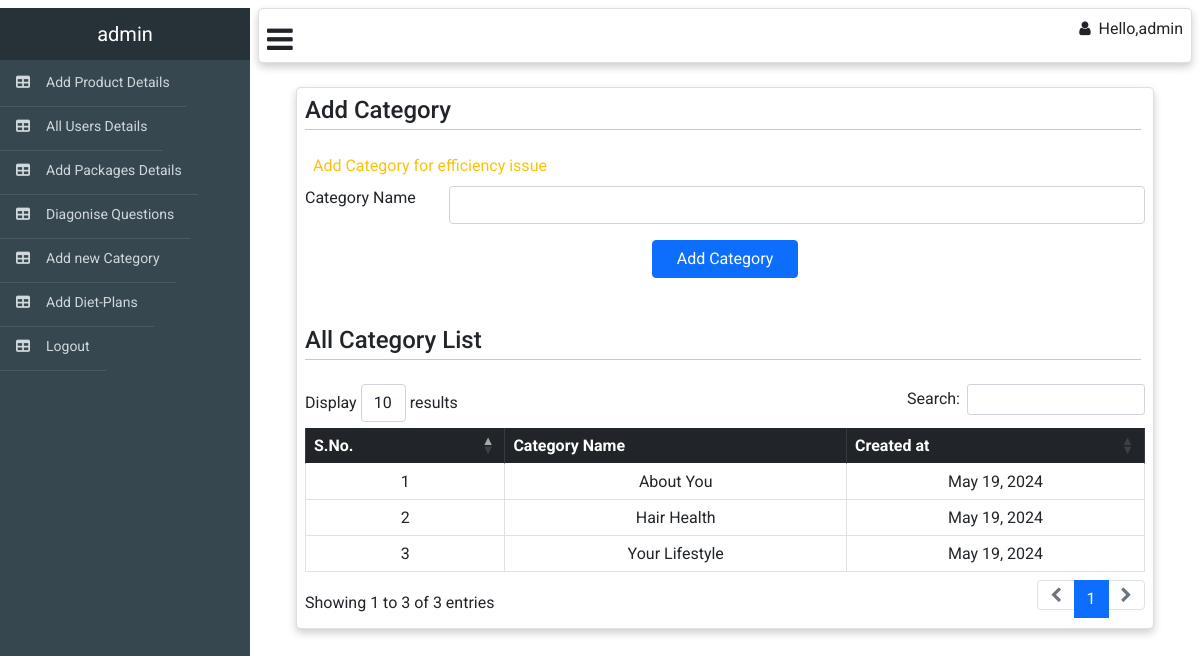
Screenshot of /web_admin/add-category (signed in) with the database file from the repository.
### web_admin/models.py (models this page shows)
class category(models.Model):
    name =models.CharField(max_length=50)
    is_active = models.BooleanField(default=True)
    created_at = models.DateTimeField(auto_now_add=True)
    updated_at = models.DateTimeField(auto_now=True)

### web_admin/views.py (the view, shortened to what this page needs)
# urls.py: path('add-category',AddCategory.as_view(),name='add-category'),
class AddCategory(APIView):
    model = category
    template_name = "add_category.html"
    def get(self,request,*args, **kwargs):
        list = self.model.objects.all()
        context={'list':list}
        return render(request,self.template_name,context)

### web_admin/templates/add_category.html (shortened to what this page needs)
{% extends "web_adminbase.html" %} {% block body %}{% load static %}
<div class="m-4">
  <div class="card me-6 p-2" style="width: auto">
    <h4 class="m-0 p-0">
      Add Category
      <hr class="hr p-0 mt-1 me-1" />
    </h4>
    <form
      action="/web_admin/add-category"
      method="post"
      enctype="multipart/form-data"
    >
      <marquee class="text-warning m-2 font-weight-bold"> Add Category for efficiency issue </marquee>
      <div class="form-group row mt-2">
        <label for="" class="col-sm-2 form-control-label">Category Name </label>
        <div class="col-sm-10">
          <input type="text" name="name" id="alias-textbox" class="form-control" />
        </div>
      </div>
      <div class="d-flex justify-content-center mt-2">
        <button type="submit" class="btn btn-primary pe-4 ps-4 m-2">
          Add Category
        </button>
      </div>
    </form>
    <h4 class="mt-4 p-0">
      All Category List
      <hr class="hr p-0 mt-1 me-1" />
    </h4>
    <table
      id="example"
      class="table table-bordered text-center"
      style="width: 100%"
    >
      <thead class="table-dark text-center">
        <tr class="p-3 text-center">
          <th>S.No.</th>
          <th>Category Name</th>
          <th>Created at</th>
        </tr>
      </thead>
      <tbody>
        {% for obj in list %}
        <tr>
          <td>{{forloop.counter}}</td>
          <td>{{obj.name}}</td>
          <td>{{obj.created_at|date}}</td>
        </tr>
        {% endfor %}
      </tbody>
    </table>
  </div>
</div>
{% endblock %}

### web_admin/templates/web_adminbase.html (shortened to what this page needs)
<html>
  <head>
    {% load static %}
    <link rel="stylesheet" href="/static/cs/dataTables.bootstrap5.min.css" />
    <link href="/static/cs/fontawesome.min.css" rel="stylesheet" />
    <link href="/static/cs/solid.css" rel="stylesheet" />
    <link href="/static/webfonts/fa-solid-900.woff2" rel="stylesheet" />
    <link href="/static/webfonts/fa-solid-900.ttf" rel="stylesheet" />
    <link href="/static/webfonts/fa-solid-900.ttf" rel="stylesheet" />
    <link href="/static/cs/dataTables.bootstrap5.min.css" rel="stylesheet" />
    <link
      href="https://cdn.jsdelivr.net/npm/bootstrap@5.0.2/dist/css/bootstrap.min.css"
      rel="stylesheet"
    />
  <link rel="stylesheet" href="https://cdnjs.cloudflare.com/ajax/libs/font-awesome/4.7.0/css/font-awesome.min.css">
  </head>
  <div id="viewport">
    <div id="sidebar">
      <header>
        <a href="#">{{request.session.name}}</a>
      </header>
      <ul class="nav">
        <li>
          <a href="/web_admin/add-product"><i class="fa-solid fa-table"></i>Add Product Details</a>
        </li>
        <li>
          <a href="/web_admin/all-users"><i class="fa-solid fa-table"></i>All Users Details</a>
        </li>
        <li>
          <a href="/web_admin/add-package"><i class="fa-solid fa-table"></i>Add Packages Details</a>
        </li>
        <li>
          <a href="/web_admin/add-questions"><i class="fa-solid fa-table"></i>Diagonise Questions</a>
        </li>
        <li>
          <a href="/web_admin/add-category"><i class="fa-solid fa-table"></i>Add new Category</a>
        </li>
        <li>
          <a href="/web_admin/add-diet-plan"><i class="fa-solid fa-table"></i>Add Diet-Plans</a>
        </li>
        <li>
          <a href="/web_admin/logout"><i class="fa-solid fa-table"></i>Logout</a>
        </li>
      </ul>
    </div>
    <div id="content">
      <div class="card m-2 p-2" style="width: auto; display: block">
        <div class="nav navbar-right">
          <i class="fa fa-bars" id="drawer_btn" onclick="openCloseNav()"></i>
          <h class="ms-auto" href="#">
            <i class="fa fa-user ms-2 me-2"></i
            >Hello,{{request.session.name}}</h
          >
        </div>
      </div>
      <div class="container-fluid">
        {% block body %}{% endblock body %}
    </div>
  </div>
</html>

### static/cs/solid.css (style rules this page uses)
:root, :host { --fa-style-family-classic: 'Font Awesome 6 Free'; --fa-font-solid: normal 900 1em/1 'Font Awesome 6 Free'; }
.fas, .fa-solid { font-weight: 900; }

### rows the page displays
category: name "About You", created_at "May 19, 2024"
category: name "Hair Health", created_at "May 19, 2024"
category: name "Your Lifestyle", created_at "May 19, 2024"

### other values shown
{{ request.session.name }} "admin"
